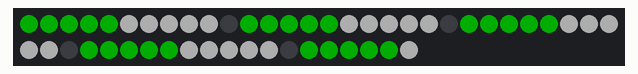
Recording of a sketch running on a simulated ESP32. On the bench: 50 RGB LEDs in strip order, left to right, continuing on the next row. Dim RGB values are drawn brighter than linear; what the sketch prints to the serial monitor is not drawn.

Above: at 0.47 s.
At 0.83 s:
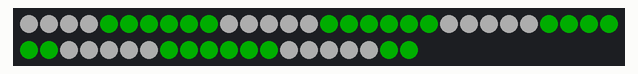
At 1.19 s:
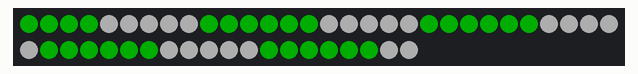
At 2.27 s:
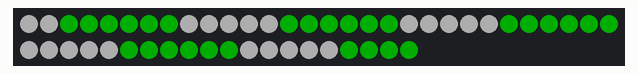
At 2.98 s:
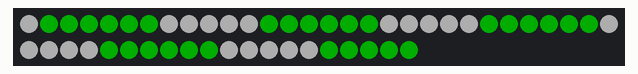
At 4.06 s:
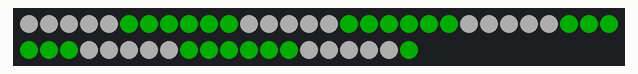

The sketch:

PiPicoChristmasLights.ino
```cpp
#define PIN 6
#define NumPixels 50

//#include <Arduino.h>
#include <Adafruit_NeoPixel.h>

Adafruit_NeoPixel strip = Adafruit_NeoPixel(50, PIN, NEO_GRB + NEO_KHZ400);
int currNum = 0;
bool ledState = false;

void setup(){
  Serial.begin(9600);
  digitalWrite(25, 1);
  strip.begin();
  strip.fill();
  strip.setBrightness(50);
  strip.show(); // Initialize all pixels to 'off'
}

void loop() {
  candyCane();
}


void candyCane() {
  for(int i = 0; i < strip.numPixels(); i++){
    Serial.println(currNum);
    Serial.println(i);
    if(currNum < 5){
      strip.setPixelColor(i, strip.Color(0, 255, 0));
      currNum++;
    }
    else if(currNum < 10){
      strip.setPixelColor(i, strip.Color(255, 255, 255));
      currNum++;
    }
    else{
      currNum = 0;
    }
    strip.show();
    sleep_ms(1);
  }
}
```

Measured:
- by itself, everything shown: repeats every 3.9 s, in 11 steps
